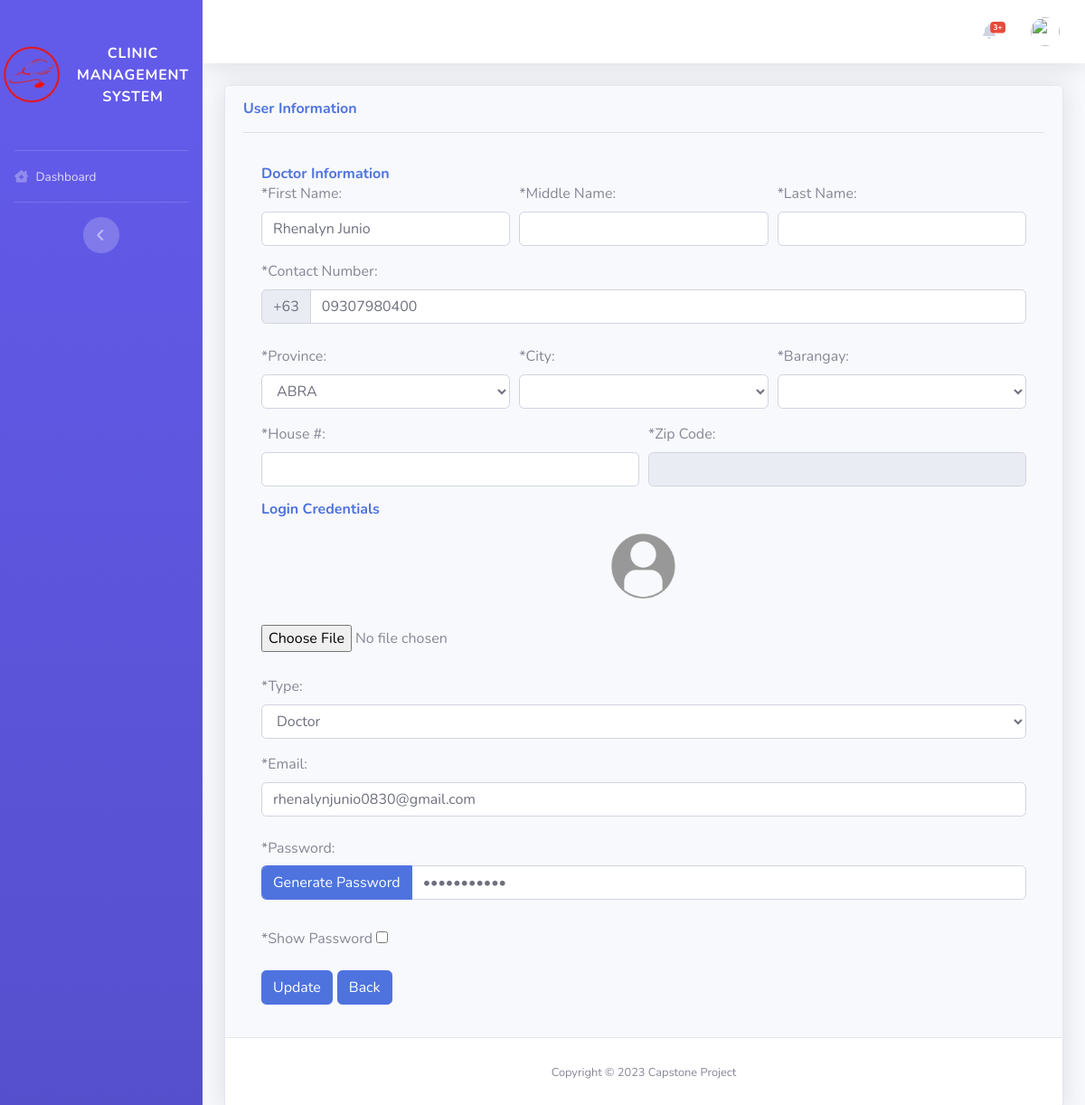
Page /pages/admin/edit_user.php?type=doctor&&id=9 on the committed database.
### tables this page shows
CREATE TABLE `doctor` (
  `id` int(11) NOT NULL AUTO_INCREMENT,
  `fname` varchar(255) NOT NULL,
  `cn` char(11) NOT NULL,
  `addrss` varchar(255) NOT NULL,
  `email` varchar(155) NOT NULL,
  `uname` varchar(255) NOT NULL,
  `password` varchar(155) NOT NULL,
  `mname` varchar(255) DEFAULT NULL,
  `lname` varchar(255) DEFAULT NULL,
  `province_id` varchar(50) DEFAULT NULL,
  `city_id` varchar(50) DEFAULT NULL,
  `barangay_id` varchar(50) DEFAULT NULL,
  `house_no` text DEFAULT NULL,
  `zip_code` varchar(45) DEFAULT NULL,
  `pic` varchar(255) DEFAULT 'default.png',
  PRIMARY KEY (`id`)
);

### config/functions.php (called while the page is built, shortened)
<?php
function query($sql)
{
  return mysqli_query($_SESSION['conn'], $sql);
}
function get_count($sql)
{
  return mysqli_num_rows(query($sql));
}
function get_one($sql)
{
  $excute = query($sql);
  return mysqli_fetch_object($excute);
}

### pages/admin/edit_user.php (the view, shortened to what this page needs)
<?php
include_once('../layout/header.php');
?>
<div class="container-fluid">
  <div class="card shadow mb-4">
    <div class="card-header py-3">
      <h6 class="m-0 font-weight-bold text-primary">
        User Information
      </h6>
      <hr>
      <div class="card-body">
        <?php
                extract($_GET);
                $sql = "select * from $type where id = $id";
                if(get_count($sql) > 0){
                    $user = get_one($sql);
                ?>
        <form action="" method="post" enctype="multipart/form-data">
          <div class="row">
            <div class="col-md-12">
              <h6 class="m-0 font-weight-bold text-primary">
                <?= ucfirst($type) ?> Information
              </h6>
              <div class="form-row">
                <div class="form-group col-md-4">
                  <label>*First Name:</label>
                  <input type="text" name="fname"
                    value="<?= isset($_POST['fname']) ? $_POST['fname'] : $user->fname; ?>" class="form-control"
                    id="recipient-name">
                </div>
                <div class="form-group col-md-4">
                  <label>*Middle Name:</label>
                  <input type="text" name="mname"
                    value="<?= isset($_POST['mname']) ? $_POST['mname'] : $user->mname; ?>" class="form-control"
                    id="recipient-name">
                </div>
                <div class="form-group col-md-4">
                  <label>*Last Name:</label>
                  <input type="text" name="lname"
                    value="<?= isset($_POST['lname']) ? $_POST['lname'] : $user->lname; ?>" class="form-control"
                    id="recipient-name">
                </div>
              </div>
              <div class="form-row">
                <div class="form-group col-md-12">
                  <label>*Contact Number:</label>
                  <div class="d-flex">
                    <div class="input-group mb-2">
                      <div class="input-group-prepend">
                        <div class="input-group-text">+63</div>
                      </div>
                      <input type="text" name="cn" value="<?= isset($_POST['cn']) ? $_POST['cn'] : $user->cn; ?>"
                        class="form-control" id="recipient-name">
                    </div>
                  </div>
                </div>
              </div>
              <div class="form-row">
                <div class="form-group col-md-4">
                  <label>*Province:</label>
                  <select name="province_id" id="province_id" class="form-control">
                    <?php foreach (mysqli_query($conn, "SELECT * from tbl_province order by name asc") as $row) { ?>
                    <option value="<?= $row['id'] ?>" <?= $user->province_id == $row['id'] ? 'selected' : '' ?>>
                      <?= $row['name'] ?></option>
                    <?php } ?>
                  </select>
                </div>
                <div class="form-group col-md-4">
                  <label>*City:</label>
                  <select name="city_id" id="city_id" class="form-control">
                  </select>
                </div>
                <div class="form-group col-md-4">
                  <label>*Barangay:</label>
                  <select name="barangay_id" id="barangay_id" class="form-control">
                  </select>
                </div>
              </div>
              <div class="form-row">
                <div class="form-group col-md-6">
                  <label>*House #:</label>
                  <input type="text" name="house_no" class="form-control" id="recipient-name"
                    value="<?= isset($_POST['house_no']) ? $_POST['house_no'] : $user->house_no; ?>">
                </div>
                <div class="form-group col-md-6">
                  <label>*Zip Code:</label>
                  <input type="number" readonly name="zip_code" class="form-control" id="recipient-name" minlength="4"
                    maxlength="4" value="<?= isset($_POST['zip_code']) ? $_POST['zip_code'] : $user->zip_code; ?>">
                </div>
              </div>
            </div>
            <div class="col-md-12">
              <h6 class="m-0 font-weight-bold text-primary">
                Login Credentials
              </h6>
              <div class="form-row">
                <div class="text-center" style="width: 100%;padding-top: 1.2%;">
                  <div class="form-group col-md-12">
                    <img class="img-account-profile rounded-circle mb-2" src="../../files/<?= $user->pic ?>" alt=""
                      style="height: 83px;width:83px;border-radius: 50% !important;vertical-align:middle" id="preview">
                  </div>
                </div>
              </div>
              <div class="form-row" style="margin-bottom: 10px;">
                <div class="form-group col-md-12">
                  <input type="file" name="image" class="" id="image" accept="image/*">
                </div>
              </div>
              <div class="form-row">
                <?php if($type != 'patient'){ ?>
                <div class="form-group col-md-12">
                  <label>*Type:</label>
                  <select name="table" id="table" class="form-control">
                    <option value="doctor" <?= $type == 'doctor' ? 'selected' : '' ?>>Doctor</option>
                  </select>
                </div>
                <?php }else{ ?>
                <input type="hidden" name="table" value="patient">
                <?php } ?>
                <div class="form-group col-md-12">
                  <label>*Email:</label>
                  <input type="email" name="eml" value="<?= isset($_POST['eml']) ? $_POST['eml'] : $user->email; ?>"
                    class=" form-control" id="recipient-name checking_email">
                </div>
              </div>
              <div class="form-row">
                <div class="form-group col-md-12">
                  <label for="recipient-name" class="col-form-label">*Password:</label>
                  <div class="d-flex">
                    <div class="input-group mb-2">
                      <div class="input-group-prepend">
                        <button type="button" class="form-control btn btn-primary" id="btn_generate_password"> Generate
                          Password</button>
                      </div>
                      <input type="password" name="pass" class="form-control" id="password" required
                        value="<?= isset($_POST['pass']) ? $_POST['pass'] : $user->password; ?>">
                    </div>
                  </div>
                </div>
              </div>
              <div class="form-row">
                <div class="form-group col-md-12">
                  <label class="col-form-label">*Show Password <input type="checkbox" onclick="myFunction()"> </label>
                </div>
              </div>
            </div>
          </div>
          <div class="d-flex">
            <input type="submit" name="update_user" class="btn btn-primary" value="Update">
            <a style="margin-left:5px" href="<?= $_SESSION['back_url'] ?>" type="button"
              class="btn btn-primary">Back</a>
          </div>
        </form>
        <?php } else {  ?>
        <h4>No Records Found</h4>
        <a style="display:inline-block;" href="<?= $_SESSION['back_url'] ?>" type="button"
          class="btn btn-primary">Back</a>
        <?php }   ?>
        <?php
                include_once('../layout/footer.php');
                ?>

### rows in the picture
doctor: fname "Rhenalyn Junio", cn "09307980400", pic (placeholder picture), eml "rhenalynjunio0830@gmail.com"

### other values in the picture
$type "Doctor"
form field province_id "ABRA"
